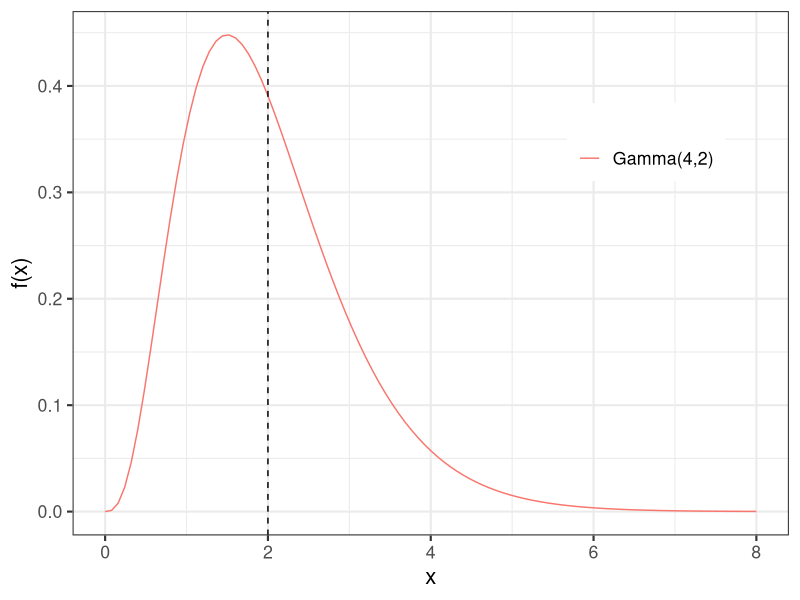
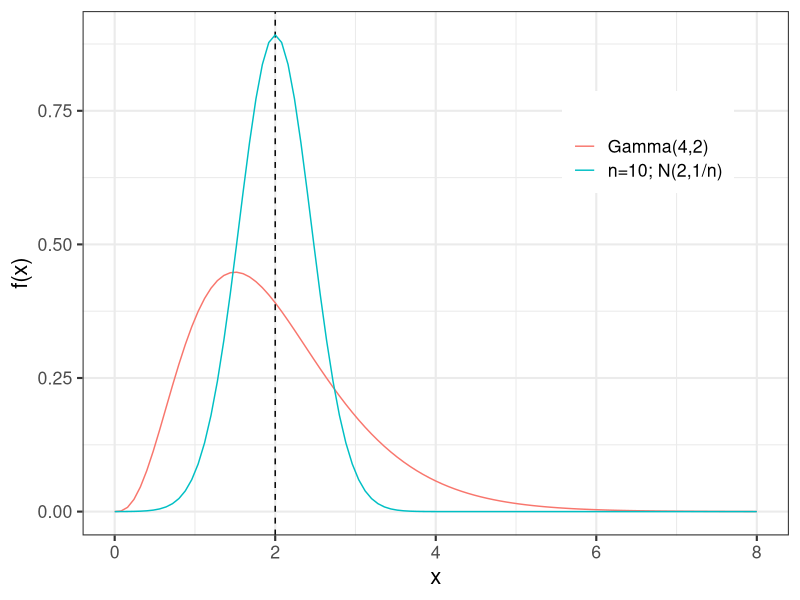
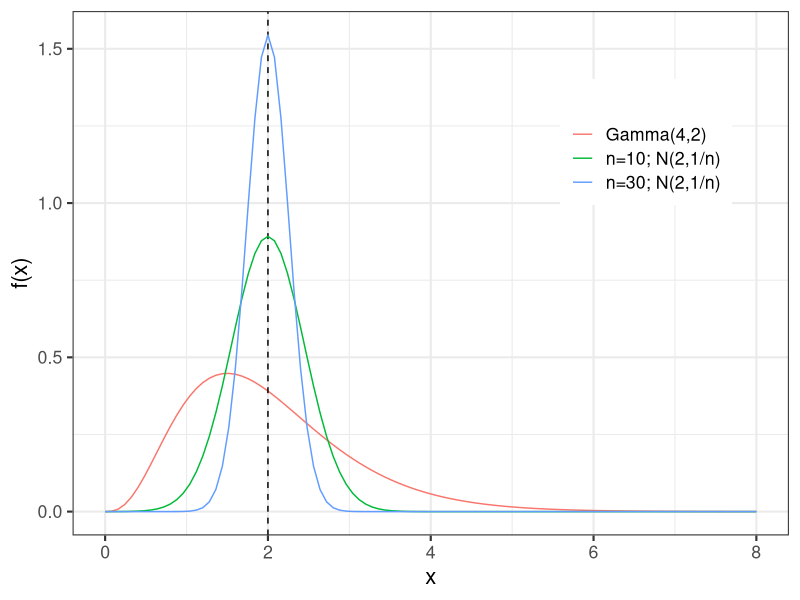
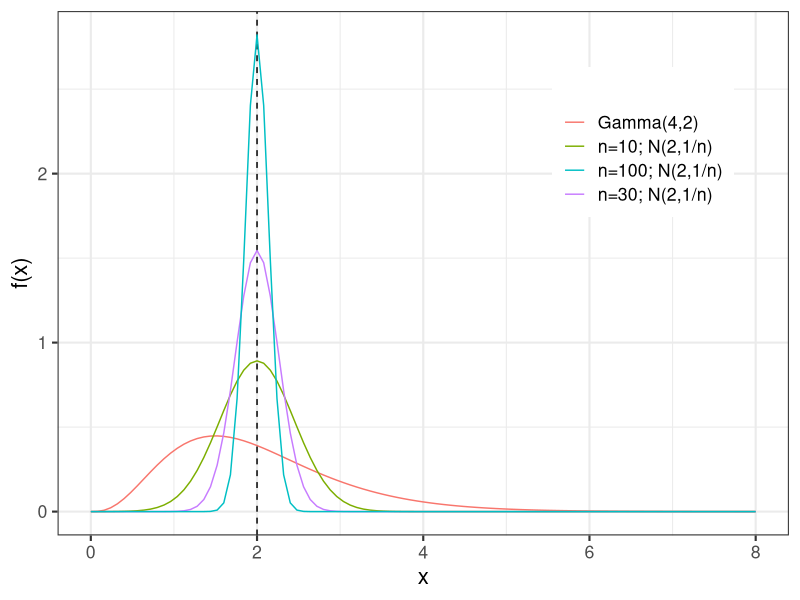

R code for these plots, in order:
## ---- chunk 1
library(ggplot2)

# param = cbind(c(0.5, 1:4), c(0.5, rep(2,3),1))
# labels <- parse(text = sprintf("alpha == %f ~ beta == %f", param[,1], param[,2]))

p <- ggplot() +
  geom_function(fun = dgamma, args = list(shape = 4, rate =2), mapping = aes(colour = "Gamma(4,2)" ) ) +
  geom_vline(xintercept = 2, linetype=2) + 
  # geom_function(fun = dgamma, args = list(shape = param[2,1], scale = param[2,2]), 
  #               mapping = aes(colour = "2", linetype ="2" ) ) +
  # geom_function(fun = dgamma, args = list(shape = param[3,1], scale = param[3,2]), 
  #               mapping = aes(colour = "3", linetype ="3" ) ) +
  # geom_function(fun = dgamma, args = list(shape = param[4,1], scale = param[4,2]), 
  #               mapping = aes(colour = "4", linetype ="4" ) ) +
  # geom_function(fun = dgamma, args = list(shape = param[5,1], scale = param[5,2]), 
  #               mapping = aes(colour = "5", linetype ="5" ) ) +
  # scale_color_manual(values = 1:5, breaks =  1:5, labels = labels) +
  # scale_linetype_manual(values = 1:5, breaks =  1:5, labels = labels) +
  xlim(0,8) +
  labs(
    x = "x",
    y = "f(x)",
    colour = "",
  ) + 
  theme_bw(base_size = 16) + 
    theme(legend.position = c(.8,.75))

p
## ---- chunk 2
p +
  # xlim(0,4) +
  geom_function(fun = dnorm, args = list(mean = 2, sd =sqrt(2/10)), mapping = aes(colour = "n=10; N(2,1/n)" ) )  
## ---- chunk 3
p +
  # xlim(0,4) +
  geom_function(fun = dnorm, args = list(mean = 2, sd =sqrt(2/10)), mapping = aes(colour = "n=10; N(2,1/n)" ) ) +
  geom_function(fun = dnorm, args = list(mean = 2, sd =sqrt(2/30)), mapping = aes(colour = "n=30; N(2,1/n)" ) )  
## ---- chunk 4
p +
  # xlim(0,4) +
  geom_function(fun = dnorm, args = list(mean = 2, sd =sqrt(2/10)), mapping = aes(colour = "n=10; N(2,1/n)" ) ) +
  geom_function(fun = dnorm, args = list(mean = 2, sd =sqrt(2/30)), mapping = aes(colour = "n=30; N(2,1/n)" ) ) +
  geom_function(fun = dnorm, args = list(mean = 2, sd =sqrt(2/100)), mapping = aes(colour = "n=100; N(2,1/n)" ) ) 
## ---- chunk 5
x <- rgamma(100, shape = 4, rate = 2)
mean(x)
